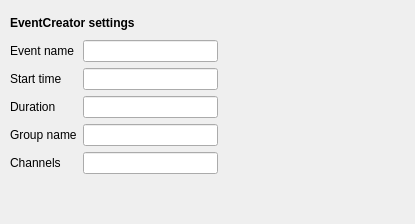
<?xml version="1.0" encoding="UTF-8"?>
<ui version="4.0">
 <class>EventCreatorSettingsView</class>
 <widget class="QWidget" name="EventCreatorSettingsView">
  <property name="geometry">
   <rect>
    <x>0</x>
    <y>0</y>
    <width>415</width>
    <height>224</height>
   </rect>
  </property>
  <property name="windowTitle">
   <string>Form</string>
  </property>
  <widget class="QWidget" name="">
   <property name="geometry">
    <rect>
     <x>10</x>
     <y>12</y>
     <width>208</width>
     <height>162</height>
    </rect>
   </property>
   <layout class="QGridLayout" name="gridLayout">
    <item row="0" column="0" colspan="2">
     <widget class="QLabel" name="label_8">
      <property name="font">
       <font>
        <weight>75</weight>
        <bold>true</bold>
       </font>
      </property>
      <property name="text">
       <string>EventCreator settings</string>
      </property>
     </widget>
    </item>
    <item row="1" column="0">
     <widget class="QLabel" name="label_9">
      <property name="text">
       <string>Event name</string>
      </property>
     </widget>
    </item>
    <item row="1" column="1">
     <widget class="QLineEditLive" name="event_name_lineedit"/>
    </item>
    <item row="2" column="0">
     <widget class="QLabel" name="label_10">
      <property name="text">
       <string>Start time</string>
      </property>
     </widget>
    </item>
    <item row="2" column="1">
     <widget class="QLineEditLive" name="start_time_lineedit"/>
    </item>
    <item row="3" column="0">
     <widget class="QLabel" name="label_11">
      <property name="text">
       <string>Duration</string>
      </property>
     </widget>
    </item>
    <item row="3" column="1">
     <widget class="QLineEditLive" name="duration_lineedit"/>
    </item>
    <item row="4" column="0">
     <widget class="QLabel" name="label_12">
      <property name="text">
       <string>Group name</string>
      </property>
     </widget>
    </item>
    <item row="4" column="1">
     <widget class="QLineEditLive" name="group_name_lineedit"/>
    </item>
    <item row="5" column="0">
     <widget class="QLabel" name="label_13">
      <property name="text">
       <string>Channels</string>
      </property>
     </widget>
    </item>
    <item row="5" column="1">
     <widget class="QLineEditLive" name="channels_lineedit">
      <property name="toolTip">
       <string>Space separated list of channels</string>
      </property>
     </widget>
    </item>
   </layout>
  </widget>
 </widget>
 <customwidgets>
  <customwidget>
   <class>QLineEditLive</class>
   <extends>QLineEdit</extends>
   <header>widgets.QLineEditLive</header>
  </customwidget>
 </customwidgets>
 <resources/>
 <connections/>
 <slots>
  <slot>on_choose()</slot>
  <slot>on_input_format_changed()</slot>
 </slots>
</ui>
